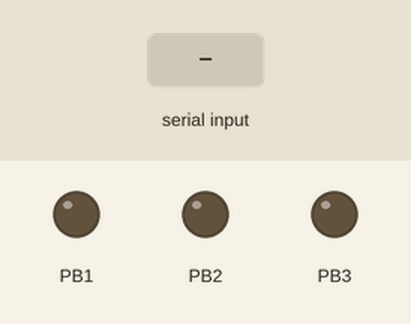
Simulated run of this program. Board: ATmega32, built with avr-gcc and emulated at 8 MHz (the files do not name the chip). On the bench: output pins drawn as LEDs (lit = HIGH). The inputs (shaded band) are chosen by the test bench.

Above: at 1.2 s.
1.3 s: "1" received over Serial
At 2.3 s:
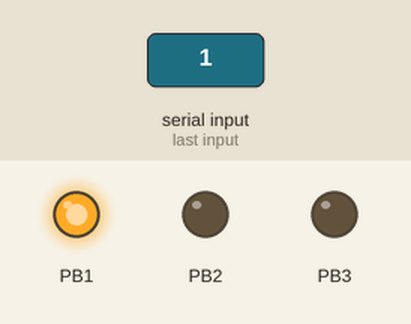
2.8 s: "2" received over Serial
At 3.5 s:
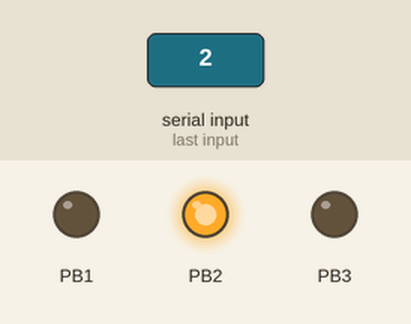
4.3 s: "0" received over Serial
At 4.6 s:
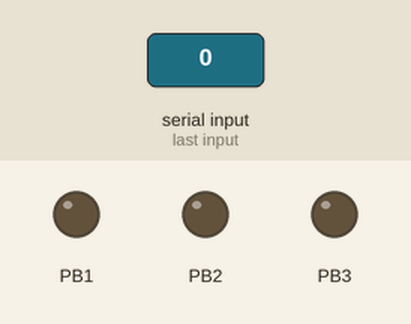
Timing chart, 0 to 7.3 s (numbered marks = the images above; inputs shaded):
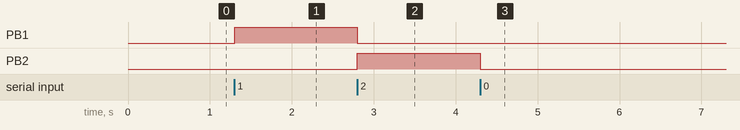

The program:

main.cpp
```cpp
#define F_CPU 8000000
#include <avr/io.h>
#include <avr/interrupt.h>

uint16_t ubrr=9600;

int main(void)
{	DDRB|=(0b111<<1);

	ubrr=F_CPU/16/ubrr-1;
	/*Set baud rate */
	UBRRH = (unsigned char)(ubrr>>8);
	UBRRL = (unsigned char)ubrr;
	/*Enable receiver and transmitter */
	UCSRB = (1<<RXEN)|(1<<TXEN)|(1<<RXCIE);
	/* Set frame format: 8data, 1stop bit */
	UCSRC = (1<<URSEL)|(1<<USBS)|(3<<UCSZ0);
	sei();

    while (1)
    {
    }
}

ISR(USART_RXC_vect){//A,B,C,D ???

	char rchar=UDR;

	PORTB=(PORTB&(0b11110001))|((rchar-64)<<1);

}
```

Measured:
- after the input at 1.3 s, PB1: LOW → HIGH at once
- after the input at 2.8 s, PB1: HIGH → LOW at once; PB2: LOW → HIGH at once
- after the input at 4.3 s, PB2: HIGH → LOW at once
